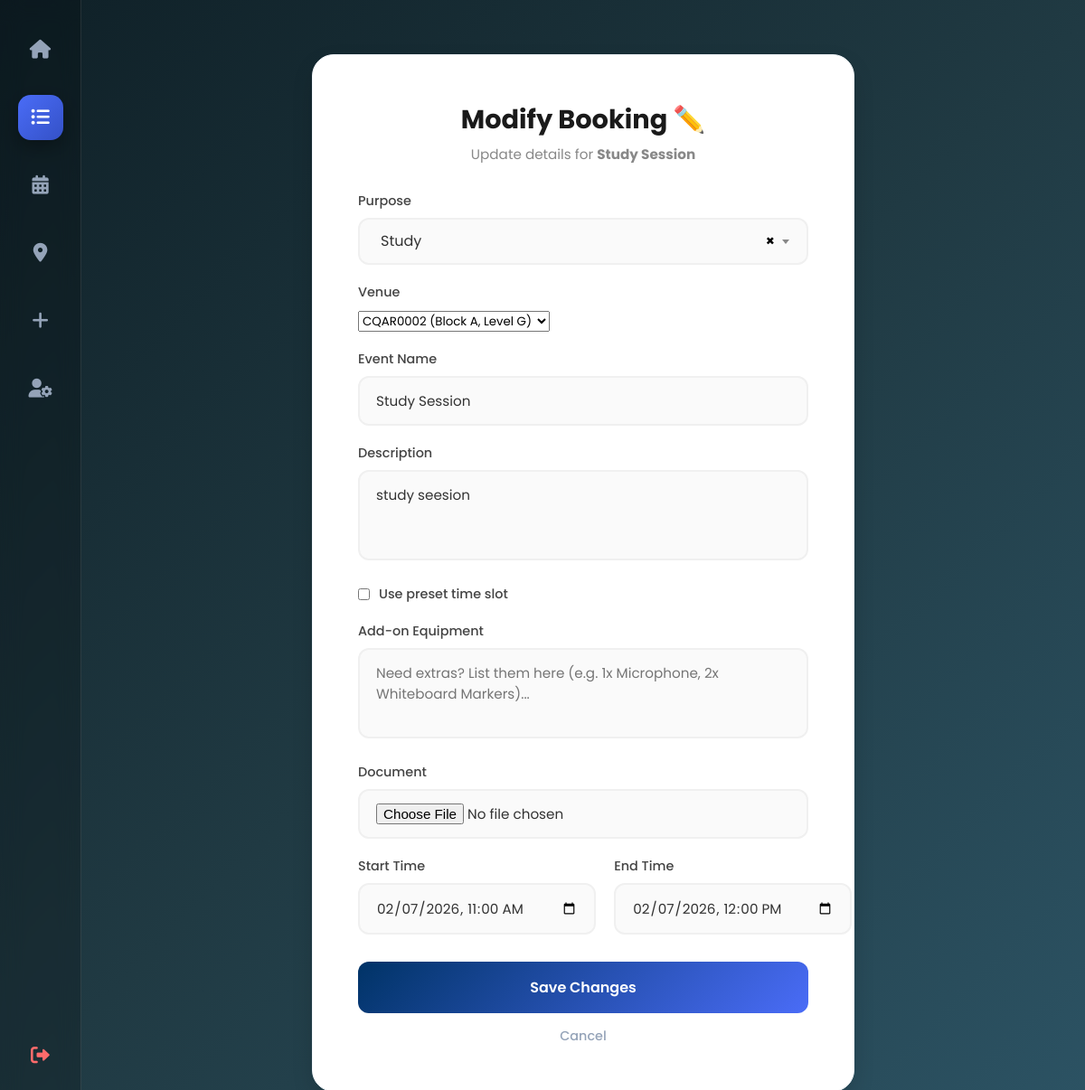
Screenshot of /modify_booking/16/ (signed in) with the database file from the repository.
### accounts/models.py (models this page shows, shortened)
class Booking(models.Model):
    STATUS_CHOICES = [
        ('PENDING', 'Pending'),
        ('APPROVED', 'Approved'),
        ('REJECTED', 'Rejected'),
    ]
    PURPOSE_CHOICES = [
        ('STUDY', 'Study'),
        ('EVENT', 'Event'),
    ]
    user = models.ForeignKey(User, on_delete=models.CASCADE, related_name='bookings')
    venue = models.ForeignKey(Venue, on_delete=models.CASCADE, related_name='bookings')
    purpose = models.CharField(max_length=10, choices=PURPOSE_CHOICES, default='STUDY')
    event_name = models.CharField(max_length=200, blank=True)
    description = models.TextField(blank=True)
    document = models.FileField(upload_to='booking_docs/', blank=True, null=True)
    start_time = models.DateTimeField()
    end_time = models.DateTimeField()
    status = models.CharField(max_length=10, choices=STATUS_CHOICES, default='PENDING')
    created_at = models.DateTimeField(auto_now_add=True)
    updated_at = models.DateTimeField(auto_now=True)
    approved_by = models.ForeignKey(User, on_delete=models.SET_NULL, null=True, blank=True, related_name='approved_bookings')
    approved_at = models.DateTimeField(null=True, blank=True)
    addon_equipment = models.TextField(blank=True, null=True, help_text="List any extra equipment needed (e.g., Extra Mic, Extension Cord).")
    qr_code = models.ImageField(upload_to='qr_codes/', blank=True, null=True)
    time_slot = models.CharField(max_length=20, blank=True, null=True, help_text="Selected time slot (e.g. 09:00-10:00)")
    class Meta:
        ordering = ['-start_time']
        indexes = [
            models.Index(fields=['user', 'status']),
            models.Index(fields=['venue', 'start_time', 'end_time']),
        ]

### accounts/views.py (the view)
# urls.py: path('modify_booking/<int:booking_id>/', views.modify_booking_view, name='modify_booking'),
@login_required(login_url='login')
def modify_booking_view(request, booking_id):
    booking = get_object_or_404(Booking, id=booking_id, user=request.user)
    if booking.status == 'REJECTED':
        messages.error(request, "❌ Cannot modify rejected bookings.")
        return redirect('my_bookings')
    if request.method == 'POST':
        form = BookingForm(request.POST, request.FILES, instance=booking)
        if form.is_valid():
            try:
                booking = form.save(commit=False)
                if booking.time_slot and form.cleaned_data.get('use_time_slot'):
                    try:
                        start_slot, end_slot = booking.time_slot.split('-')
                        start_hour, start_min = map(int, start_slot.split(':'))
                        end_hour, end_min = map(int, end_slot.split(':'))
                        booking_date = booking.start_time.date() if booking.start_time else date.today()
                        booking.start_time = timezone.make_aware(
                            datetime.combine(booking_date, datetime.min.time().replace(hour=start_hour, minute=start_min))
                        )
                        booking.end_time = timezone.make_aware(
                            datetime.combine(booking_date, datetime.min.time().replace(hour=end_hour, minute=end_min))
                        )
                    except Exception as e:
                        messages.error(request, f"❌ Error parsing time slot: {str(e)}")
                        return render(request, 'modify_booking.html', {'form': form, 'booking': booking})
                booking.full_clean()  # Validate constraints
                booking.status = 'PENDING'  # Reset to pending for re-approval
                booking.approved_by = None  # Clear approval
                booking.approved_at = None
                booking.save()
                messages.success(request, "✅ Booking updated! Awaiting admin approval.")
                return redirect('my_bookings')
            except ValidationError as e:
                messages.error(request, f"❌ Validation Error: {e.messages[0] if e.messages else str(e)}")
        else:
            messages.error(request, "❌ Please fix the form errors below.")
    else:
        form = BookingForm(instance=booking)
    schedule = VenueSchedule.get_schedule()
    context = {
        'form': form,
        'booking': booking,
        'schedule': schedule,
        'time_slots': schedule.get_time_slots(),
    }
    return render(request, 'modify_booking.html', context)

### accounts/models.py (called while the page is built)
    @classmethod
    def get_schedule(cls):
        schedule, _ = cls.objects.get_or_create(pk=1)
        return schedule

### templates/modify_booking.html (shortened to what this page needs)
<!DOCTYPE html>
<html lang="en">
<head>
    <link rel="stylesheet" href="https://cdnjs.cloudflare.com/ajax/libs/font-awesome/6.0.0/css/all.min.css">
    <link rel="stylesheet" href="https://cdn.jsdelivr.net/npm/flatpickr/dist/flatpickr.min.css">
    <link rel="stylesheet" type="text/css" href="https://npmcdn.com/flatpickr/dist/themes/material_blue.css">
    <link href="https://cdn.jsdelivr.net/npm/select2@4.1.0-rc.0/dist/css/select2.min.css" rel="stylesheet" />
</head>
<body>
    <div class="sidebar">
        <a href="{% url 'dashboard' %}" class="sidebar-icon"><i class="fas fa-home"></i></a>
        <a href="{% url 'my_bookings' %}" class="sidebar-icon active"><i class="fas fa-list-ul"></i></a> <a href="{% url 'calendar' %}" class="sidebar-icon"><i class="fas fa-calendar-alt"></i></a>
        <a href="{% url 'venue_list' %}" class="sidebar-icon"><i class="fas fa-map-marker-alt"></i></a>
        <a href="{% url 'create_booking' %}" class="sidebar-icon"><i class="fas fa-plus"></i></a>
        <a href="{% url 'profile' %}" class="sidebar-icon"><i class="fas fa-user-cog"></i></a>
        <a href="{% url 'logout' %}" class="sidebar-icon logout"><i class="fas fa-sign-out-alt"></i></a>
    </div>
    <div class="main-content">
        <div class="form-container">
            <div class="form-header">
                <h2>Modify Booking ✏️</h2>
                <p>Update details for <strong>{{ booking.event_name }}</strong></p>
            </div>
            <form method="post" enctype="multipart/form-data">
                <div class="form-group">
                    <label>Purpose</label>
                </div>
                <div class="form-group">
                    <label>Venue</label>
                    {{ form.venue }}
                </div>
                <div class="form-group">
                    <label>Event Name</label>
                    {{ form.event_name }}
                </div>
                <div class="form-group">
                    <label>Description</label>
                    {{ form.description }}
                </div>
                <div class="form-group">
                    <label style="display: flex; align-items: center; gap: 10px;">
                        <input type="checkbox" id="id_use_time_slot" name="use_time_slot" {{ form.use_time_slot.value|default:"checked" }} class="form-check-input" style="width: auto;">
                        <span>Use preset time slot</span>
                    </label>
                </div>
                <div class="form-group">
                    <label>Add-on Equipment</label>
                    {{ form.addon_equipment }}
                </div>
                <div class="form-group">
                    <label>Document</label>
                    {{ form.document }}
                </div>
                <div class="form-group" style="display: flex; gap: 20px;" id="custom-time-group">
                    <div style="flex: 1;">
                        <label>Start Time</label>
                        {{ form.start_time }}
                    </div>
                    <div style="flex: 1;">
                        <label>End Time</label>
                        {{ form.end_time }}
                    </div>
                </div>
                <button type="submit" class="btn-submit">Save Changes</button>
                <a href="{% url 'my_bookings' %}" class="btn-cancel-link">Cancel</a>
            </form>
        </div>
    </div>
</body>
</html>

### templates/modify_booking.html (style rules this page uses)
* { margin: 0; padding: 0; box-sizing: border-box; font-family: 'Poppins', sans-serif; }
body { display: flex; height: 100vh; background: linear-gradient(135deg, #0f2027, #203a43, #2c5364); overflow: hidden; }
.sidebar { width: 90px; background: rgba(0, 0, 0, 0.2); backdrop-filter: blur(12px); -webkit-backdrop-filter: blur(12px); border-right: 1px solid rgba(255, 255, 255, 0.1); display: flex; flex-direction: column; align-items: center; padding: 30px 0; z-index: 100; }
.sidebar-icon { width: 50px; height: 50px; border-radius: 14px; display: flex; justify-content: center; align-items: center; color: #94a3b8; font-size: 1.3rem; margin-bottom: 25px; transition: all 0.3s ease; text-decoration: none; position: relative; }
.sidebar-icon.active { background: linear-gradient(135deg, #4a6cf7 0%, #3451c7 100%); color: white; box-shadow: 0 8px 20px rgba(0, 0, 0, 0.3); }
.sidebar-icon.logout { margin-top: auto; color: #ff6b6b; }
.main-content { flex: 1; padding: 40px; display: flex; justify-content: center; align-items: flex-start; overflow-y: auto; background: transparent; }
.form-container { background: white; width: 100%; max-width: 600px; padding: 50px; border-radius: 24px; margin-top: 20px; box-shadow: 0 10px 30px -10px rgba(0,0,0,0.3); border: 1px solid #f1f5f9; }
.form-header { margin-bottom: 30px; text-align: center; }
.form-header h2 { font-size: 1.8rem; font-weight: 700; color: #1a1a1a; }
.form-header p { color: #888; margin-top: 5px; font-size: 0.95rem; }
.form-group { margin-bottom: 20px; }
label { display: block; font-weight: 500; margin-bottom: 8px; color: #444; font-size: 0.9rem; }
input, textarea { width: 100%; padding: 14px 18px; border: 2px solid #f0f0f0; border-radius: 12px; font-size: 0.95rem; background: #fafafa; transition: 0.3s; color: #333; }
textarea { height: 100px; resize: none; }
.btn-submit { width: 100%; padding: 16px; background: linear-gradient(135deg, #003366 0%, #4a6cf7 100%); color: white; border: none; border-radius: 12px; font-size: 1rem; font-weight: 600; cursor: pointer; margin-top: 10px; }
.btn-cancel-link { display: block; text-align: center; margin-top: 15px; color: #94a3b8; text-decoration: none; font-size: 0.9rem; font-weight: 500; }

### rows the page displays
Booking: event_name "Study Session", venue "CQAR0002 (Block A, Level G)", description "study seesion", start_time "02/07/2026 11:00", end_time "02/07/2026 12:00"
